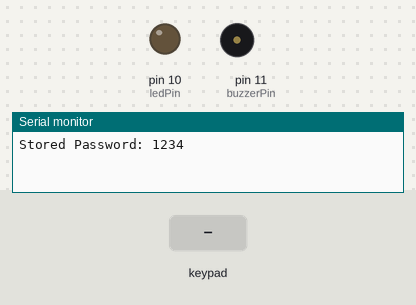
A sketch run on a simulated Arduino Uno, built with avr-gcc and run on an emulated ATmega328P. On the bench: output pins drawn as LEDs (lit = HIGH), buzzer (waves = sounding), the last lines printed to the serial monitor. The test bench sets the inputs (shaded band). EEPROM starts erased.

Above: at 1.2 s.
1.3 s: key '#' pressed
At 1.7 s:
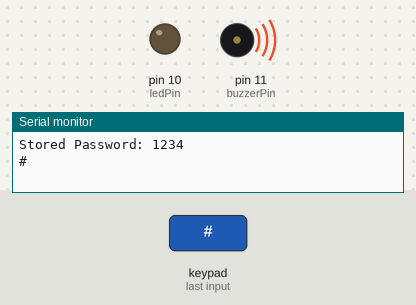
3.3 s: keypad keys 1 2 3 4 # pressed 0.4 s apart
At 6.1 s:
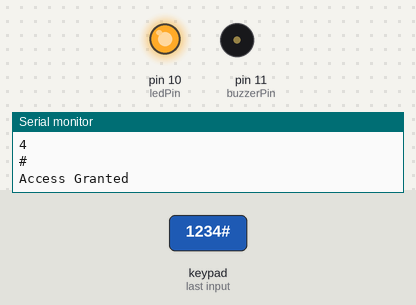
6.8 s: keypad keys 9 8 7 6 # pressed 0.4 s apart
At 8.8 s:
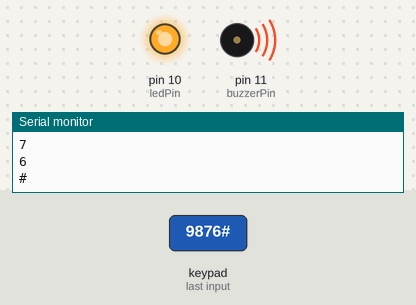
Timing chart, 0 to 10.4 s (numbered marks = the images above; inputs shaded):
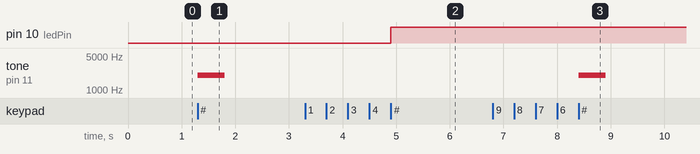

The sketch:

code.ino
```cpp
#include <Keypad.h>
#include <EEPROM.h>
const byte ROWS = 4;
const byte COLS = 4;
char keys[ROWS][COLS] = {
  {'1','2','3','A'},
  {'4','5','6','B'},
  {'7','8','9','C'},
  {'*','0','#','D'}
};
byte rowPins[ROWS] = {9, 8, 7, 6};
byte colPins[COLS] = {5, 4, 3, 2};
Keypad keypad = Keypad(makeKeymap(keys), rowPins, colPins, ROWS, COLS);
#define ledPin 10
#define buzzerPin 11
String input = "";
String storedPassword = "";

void setup() {
  Serial.begin(9600);
  pinMode(ledPin, OUTPUT);
  pinMode(buzzerPin, OUTPUT);

  // Read password from EEPROM
  for (int i = 0; i < 4; i++) {
    storedPassword += char(EEPROM.read(i));
  }

  // If EEPROM empty, set default
  if (storedPassword == "\xFF\xFF\xFF\xFF") {
    storedPassword = "1234";
    for (int i = 0; i < 4; i++) {
      EEPROM.write(i, storedPassword[i]);
    }
  }

  Serial.print("Stored Password: ");
  Serial.println(storedPassword);
}

void loop() {

  char key = keypad.getKey();

  if (key) {
    Serial.println(key);

    if (key == '#') {
      if (input == storedPassword) {
        digitalWrite(ledPin, HIGH);
        Serial.println("Access Granted");
      } else {
        tone(buzzerPin, 2000);
        delay(500);
        noTone(buzzerPin);
        Serial.println("Wrong Password");
      }
      input = "";
    }

    else if (key == '*') {
      input = "";
    }

    else if (key == 'A') {
      // Save new password
      if (input.length() == 4) {
        for (int i = 0; i < 4; i++) {
          EEPROM.write(i, input[i]);
        }
        storedPassword = input;
        Serial.println("Password Updated");
      }
      input = "";
    }

    else {
      input += key;
    }
  }
}
```

Measured:
- after the input at 1.3 s, tone on pin 11 (buzzerPin): silent → 2000 Hz at once, → silent 0.50 s later
- after the input at 3.3 s, pin 10 (ledPin): LOW → HIGH after 1.6 s
- after the input at 6.8 s, tone on pin 11 (buzzerPin): silent → 2000 Hz after 1.6 s, → silent 0.50 s later
